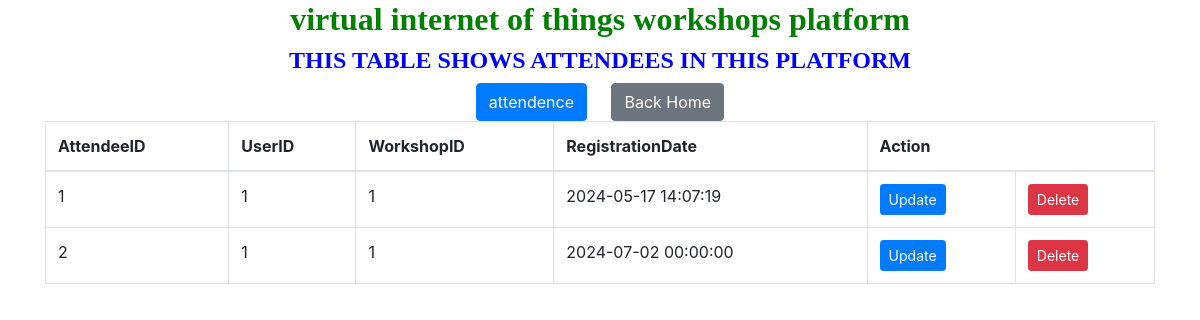
Page /viewattendees.php on the committed database.
### tables this page shows
CREATE TABLE IF NOT EXISTS `attendees` (
  `AttendeeID` int(11) NOT NULL AUTO_INCREMENT,
  `UserID` int(11) DEFAULT NULL,
  `WorkshopID` int(11) DEFAULT NULL,
  `RegistrationDate` timestamp NOT NULL DEFAULT CURRENT_TIMESTAMP,
  PRIMARY KEY (`AttendeeID`),
  KEY `UserID` (`UserID`),
  KEY `WorkshopID` (`WorkshopID`)
);

### viewattendees.php (the view, shortened to what this page needs)
<!DOCTYPE html>
<html>
<head>
    <link href="https://stackpath.bootstrapcdn.com/bootstrap/4.5.2/css/bootstrap.min.css" rel="stylesheet">
</head>
<body>
<center>
    <div class="container">
        <h2 style="text-align: center; font-family: century; font-weight: bold; color: green;">virtual internet of things workshops platform</h2>
        <h4 style="text-align: center; font-family: century; font-weight: bold; color:blue;">THIS TABLE SHOWS ATTENDEES IN THIS PLATFORM </h4>
        <a href="attendees.html" class="btn btn-primary" style="margin-top: 0px;">attendence</a>
        <a href="home.html" class="btn btn-secondary" style="margin-left: 20px;">Back Home</a>
        <table class="table table-bordered">
            <thead>
                <tr>
                    <th>AttendeeID</th>
                    <th>UserID</th>
                    <th>WorkshopID</th>
                    <th>RegistrationDate</th>
                    <th colspan="2">Action</th>
                </tr>
            </thead>
            <tbody>
                <?php
                include "databaseconnection.php";
                $sql = "SELECT * FROM attendees";
                $result = $connection->query($sql);
                while ($row = $result->fetch_assoc()) {
                    echo "
                    <tr>
                        <td>{$row['AttendeeID']}</td>
                        <td>{$row['UserID']}</td>
                        <td>{$row['WorkshopID']}</td>
                        <td>{$row['RegistrationDate']}</td>
                        <td>
                            <a href='updateattendees.php?AttendeeID={$row['AttendeeID']}' class='btn btn-primary btn-sm'>Update</a></td>
                            <td>
                            <a href='deleteattendees.php?AttendeeID={$row['AttendeeID']}' class='btn btn-danger btn-sm'>Delete</a>
                        </td>
                    </tr>
                    ";
                }
                ?>
            </tbody>
        </table>
    </div>
    </center>
</body>
</html>

### rows in the picture
attendees: AttendeeID "1", UserID "1", WorkshopID "1", RegistrationDate "2024-05-17 14:07:19"
attendees: AttendeeID "2", UserID "1", WorkshopID "1", RegistrationDate "2024-07-02 00:00:00"
